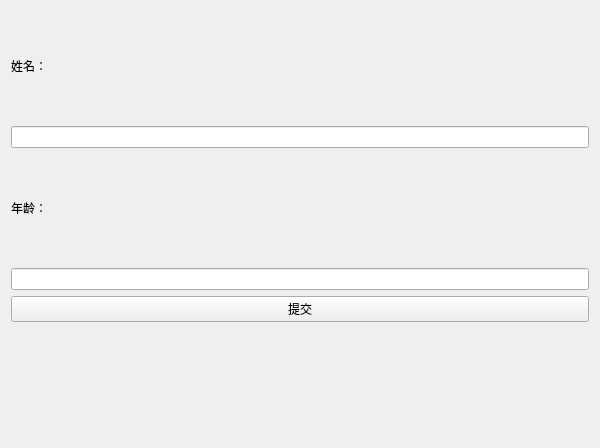
<?xml version="1.0" encoding="UTF-8"?>
<ui version="4.0">
 <class>Form</class>
 <widget class="QWidget" name="Form">
  <property name="geometry">
   <rect>
    <x>0</x>
    <y>0</y>
    <width>600</width>
    <height>448</height>
   </rect>
  </property>
  <property name="windowTitle">
   <string>Form</string>
  </property>
  <layout class="QVBoxLayout" name="verticalLayout">
   <item>
    <widget class="QLabel" name="nameLabel">
     <property name="text">
      <string>姓名：</string>
     </property>
    </widget>
   </item>
   <item>
    <widget class="QLineEdit" name="nameInput"/>
   </item>
   <item>
    <widget class="QLabel" name="nameLabel_2">
     <property name="text">
      <string>年龄：</string>
     </property>
    </widget>
   </item>
   <item>
    <widget class="QLineEdit" name="ageInput"/>
   </item>
   <item>
    <widget class="QPushButton" name="submitButton">
     <property name="text">
      <string>提交</string>
     </property>
    </widget>
   </item>
   <item>
    <widget class="QLabel" name="resultLabel">
     <property name="text">
      <string/>
     </property>
    </widget>
   </item>
  </layout>
 </widget>
 <resources/>
 <connections/>
</ui>
